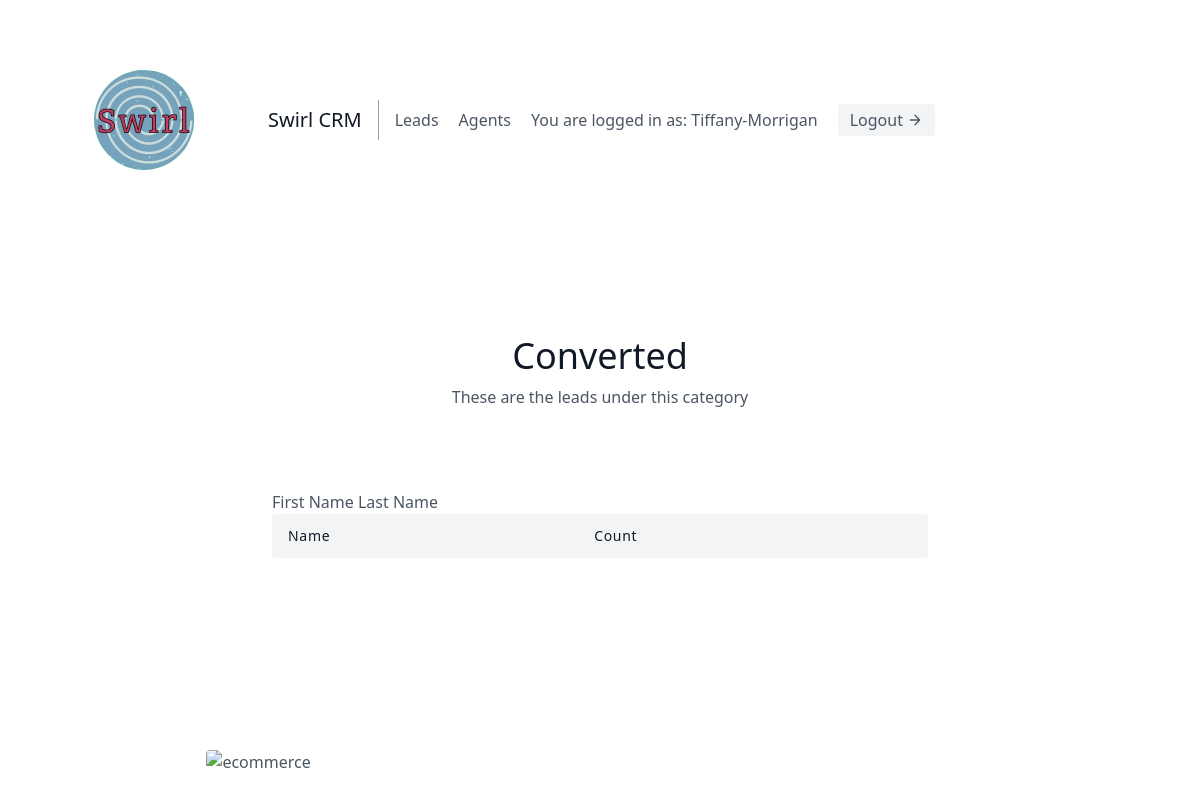
Page /leads/categories/2/ (signed in) on the earlier database version.
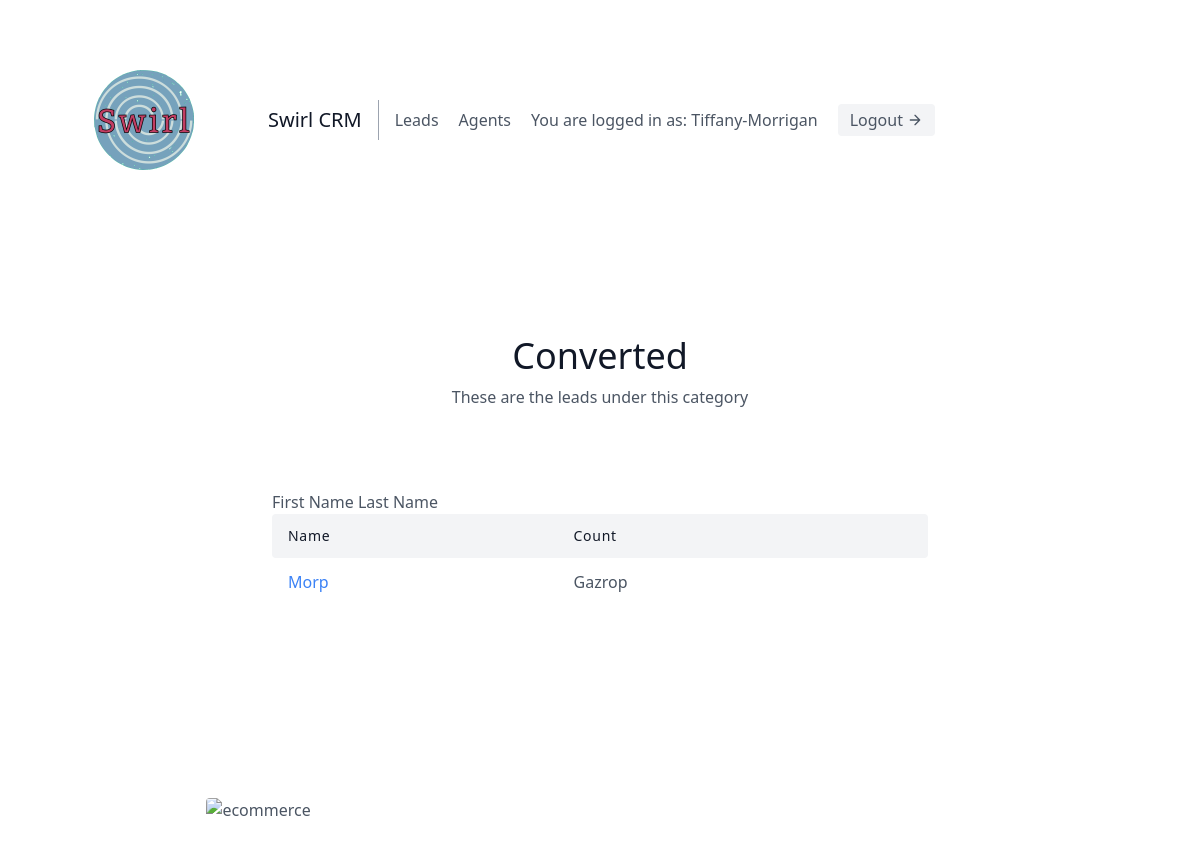
Same page on the later database version.
### leads/models.py (models this page shows, shortened)
class Lead(models.Model):
    first_name = models.CharField(max_length=20)
    last_name = models.CharField(max_length=20)
    age = models.IntegerField(default=0)
    organisation = models.ForeignKey(UserProfile, on_delete=models.CASCADE)
    agent = models.ForeignKey("Agent", null=True, blank=True, on_delete=models.SET_NULL) #CASCADE
    category = models.ForeignKey("Category", related_name="leads", null=True, blank=True, on_delete=models.SET_NULL)
    description = models.TextField()
    date_added = models.DateTimeField(auto_now_add=True)
    phone_number = models.CharField(max_length=20)
    email = models.EmailField()

### leads/views.py (the view)
# urls.py: path('categories/<int:pk>/', CategoryDetailView.as_view(), name='category-detail'),
class CategoryDetailView(LoginRequiredMixin, generic.DetailView):
    template_name = "leads/category_detail.html"
    context_object_name = "category"
    def get_queryset(self):
        user = self.request.user
        if user.is_organiser:
            queryset = Category.objects.filter(
                organisation=user.userprofile,
            )
        else:
            queryset = Category.objects.filter(
                organisation=user.agent.organisation,
            )
        return queryset

### leads/templates/leads/category_detail.html (shortened to what this page needs)
{% extends "base.html" %}
{% load static %}
{% block content %}
<section class="text-gray-600 body-font">
  <div class="container px-5 py-24 mx-auto">
    <div class="flex flex-col text-center w-full mb-20">
      <h1 class="sm:text-4xl text-3xl font-medium title-font mb-2 text-gray-900">{{ category.name }}</h1>
      <p class="lg:w-2/3 mx-auto leading-relaxed text-base">
      These are the leads under this category
      </p>
    </div>
    <div class="lg:w-2/3 w-full mx-auto overflow-auto">
      <table class="table-auto w-full text-left whitespace-no-wrap">
        <thead>
          <tr>
            <th class="px-4 py-3 title-font tracking-wider font-medium text-gray-900 text-sm bg-gray-100 rounded-tl rounded-bl">Name</th>
            <th class="px-4 py-3 title-font tracking-wider font-medium text-gray-900 text-sm bg-gray-100">Count</th>
            <th class="w-10 title-font tracking-wider font-medium text-gray-900 text-sm bg-gray-100 rounded-tr rounded-br"></th>
          </tr>
        </thead>
        <tbody>
            {% for lead in category.leads.all %}
                <tr>
                    <td class="px-4 py-3">
                        <a class="text-blue-500" href="{% url 'leads:lead-detail' lead.pk %}">{{ lead.first_name }}</a>
                    </td>
                    <td class="px-4 py-3">{{ lead.last_name }}</td>
                </tr>
            {% endfor %}
        </tbody>
      </table>
    </div>
  </div>
<div class="container px-5 py-24 mx-auto">
  <div class="lg:w-4/5 mx-auto flex flex-wrap">
    <img alt="ecommerce" class="h-3/4 w-auto justify-center object-cover object-center rounded" src="{% static 'images/CRM-home-image-lincoln-yoon-unsplash.jpg' %}">
  </div>
</div>
</section>
{% endblock content %}

Differences in the rows shown:
now on this page (row edited): Lead: first_name "Morp", last_name "Gazrop"
